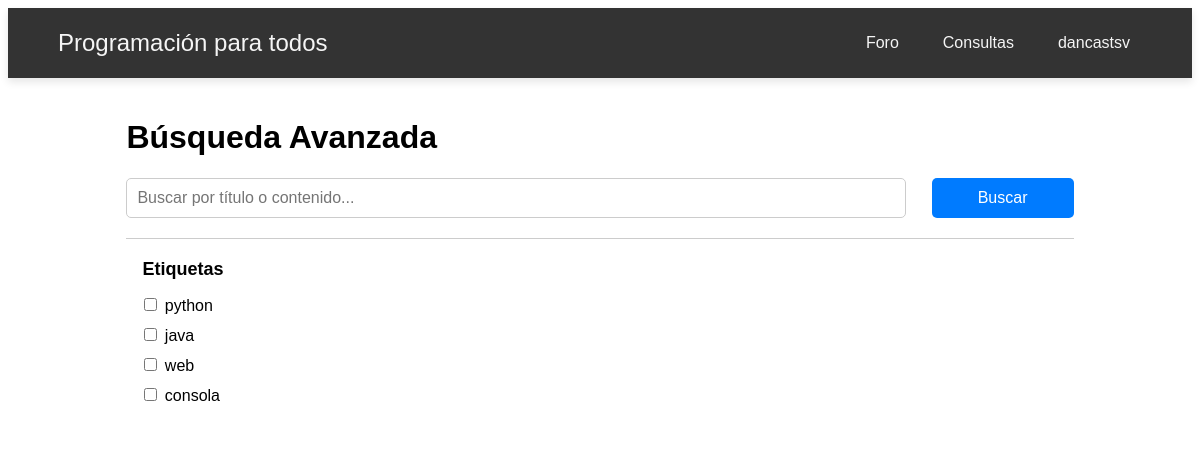
The page /search/advanced/ (signed in) on the database its author committed.
### forum/models.py (models this page shows, shortened)
class Tag(models.Model):
    name = models.CharField(max_length=50, unique=True)

### forum/views.py (the view)
# urls.py: path('search/advanced/', views.advanced_search, name='advanced_search'),
@login_required
def advanced_search(request):
    query = request.GET.get('q', '')
    tag_query = request.GET.getlist('tags')
    posts = Post.objects.all()
    if query:
        posts = posts.filter(title__icontains=query)
    if tag_query:
        posts = posts.filter(tags__name__in=tag_query).distinct()
    context = {
        'posts': posts,
        'query': query,
        'selected_tags': tag_query,
        'tags': Tag.objects.all(),
    }
    return render(request, 'advanced_search_results.html', context)

### forum/templates/advanced_search_results.html (shortened to what this page needs)
{% load static %}
<!DOCTYPE html>
<html lang="es">
<head>
    <link rel="stylesheet" href="{% static 'css/advanced_search.css' %}">
</head>
<body>
    <nav class="navbar">
        <div class="logo"><a href="{% url 'inicio' %}" class="papu">Programación para todos</a></div>
    <ul class="nav-list">
      <li><a href="{% url 'foro' %}">Foro</a></li>
      <li><a href="#">Consultas</a></li>
      <li class="user-dropdown">
        <a href="#">{{ request.user }}</a>
      </li>
    </ul>
    </nav>
    <div class="search-wrapper">
        <h1>Búsqueda Avanzada</h1>
        <form method="get" action="{% url 'advanced_search' %}">
            <div class="search-box">
                <input type="text" name="q" placeholder="Buscar por título o contenido..." autofocus>
                <button type="submit">Buscar</button>
            </div>
            <div class="filter-box">
                <fieldset>
                    <legend>Etiquetas</legend>
                    {% for tag in tags %}
                        <label>
                            <input type="checkbox" name="tags" value="{{ tag.name }}"> {{ tag.name }}
                        </label>
                    {% endfor %}
                </fieldset>
            </div>
        </form>
    </div>
</body>
</html>

### static/css/advanced_search.css (style rules this page uses)
body { font-family: Arial, sans-serif; }
.navbar { display: flex; justify-content: space-between; align-items: center; padding: 10px 50px; background-color: #333; color: #ffffff; box-shadow: 0 4px 8px rgba(0, 0, 0, 0.1); }
.logo a { color: #f5f5f5; font-size: 24px; text-decoration: none; transition: color 0.3s; }
.nav-list { list-style-type: none; display: flex; gap: 20px; }
.nav-list a { text-decoration: none; color: #f5f5f5; padding: 8px 12px; border-radius: 4px; transition: background-color 0.3s; }
.user-dropdown { position: relative; }
.search-wrapper { width: 80%; margin: auto; padding: 20px; }
.search-box { display: flex; justify-content: space-between; margin-bottom: 20px; }
.search-box input[type="text"] { width: 80%; padding: 10px; border: 1px solid #ccc; border-radius: 5px; font-size: 16px; }
.search-box button { width: 15%; padding: 10px; background-color: #007bff; color: white; border: none; border-radius: 5px; cursor: pointer; font-size: 16px; }
.filter-box { border-top: 1px solid #ccc; padding-top: 20px; }
.filter-box fieldset { border: none; }
.filter-box legend { font-size: 18px; font-weight: bold; }
.filter-box label { display: block; margin: 10px 0; }

### rows shown on the page
Tag: name "python"
Tag: name "java"
Tag: name "web"
Tag: name "consola"

### other values the page prints
{{ request.user }} "dancastsv"
